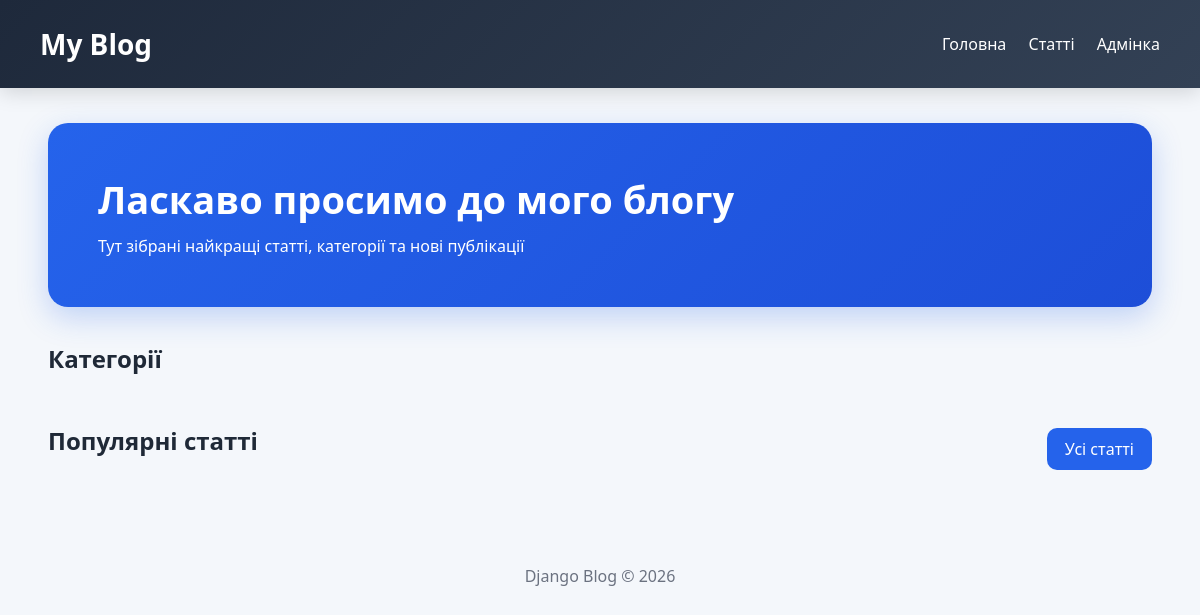
The app's page /, older data.
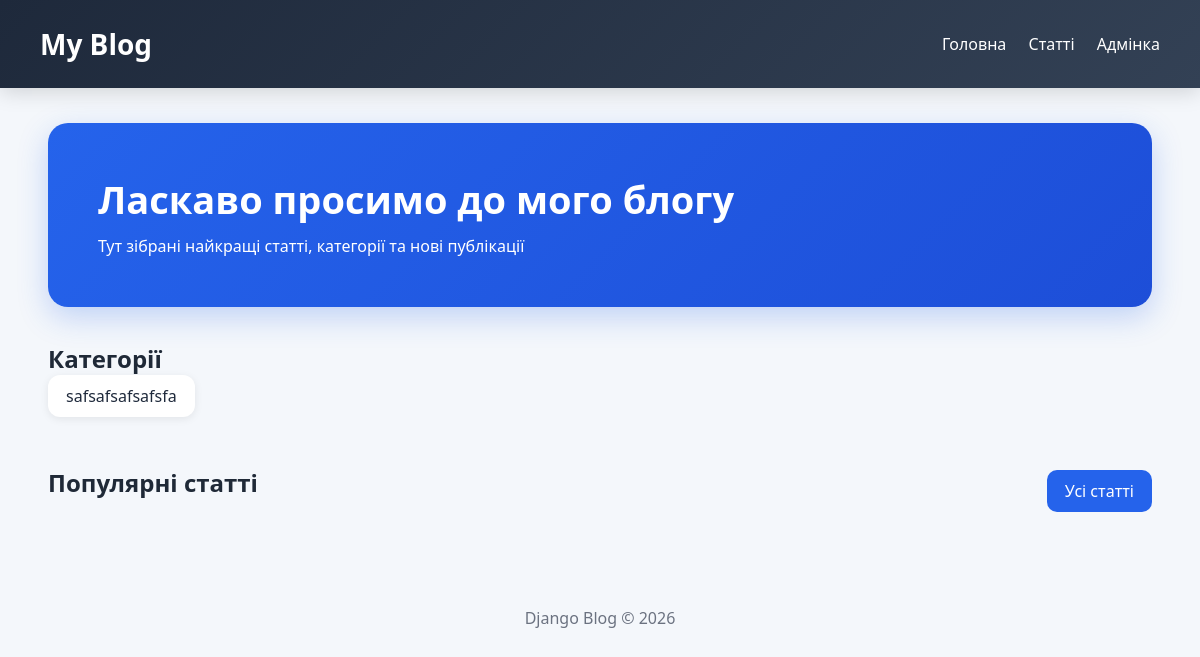
The same page, newer data.
### app_blog/models.py (models this page shows, shortened)
class Category(models.Model):
    category = models.CharField(
        'Категорія',
        max_length=250,
        help_text='Максимум 250 символів'
    )
    slug = models.SlugField('Slug', unique=True)
    objects = models.Manager()
    class Meta:
        verbose_name = 'Категорія'
        verbose_name_plural = 'Категорії'
    def get_absolute_url(self):
        return reverse(
            'articles-category-list',
            kwargs={'slug': self.slug}
        )

### app_blog/views.py (the view)
# urls.py: path('', HomePageView.as_view(), name='home'),
class HomePageView(ListView):
    model = Category
    template_name = 'home.html'
    context_object_name = 'categories'
    def get_context_data(self, **kwargs):
        context = super().get_context_data(**kwargs)
        context['articles'] = Article.objects.filter(main_page=True)[:5]
        return context

### app_blog/templates/home.html (shortened to what this page needs)
<!DOCTYPE html>
<html lang="uk">
<head>
</head>
<body>
{% extends 'base.html' %}
{% block content %}
<div class="hero">
    <h2>Ласкаво просимо до мого блогу</h2>
    <p>Тут зібрані найкращі статті, категорії та нові публікації</p>
</div>
<h2>Категорії</h2>
<div class="categories">
    {% for item in categories %}
        <a href="{{ item.get_absolute_url }}">
            {{ item.category }}
        </a>
    {% endfor %}
</div>
<div style="display:flex; justify-content:space-between; align-items:center; margin-bottom:20px;">
    <h2>Популярні статті</h2>
    <a class="btn" href="{% url 'articles-list' %}">
        Усі статті
    </a>
</div>
{% endblock %}

Row changes from the older to the newer data that the page shows:
added Category: category "safsafsafsafsfa"
